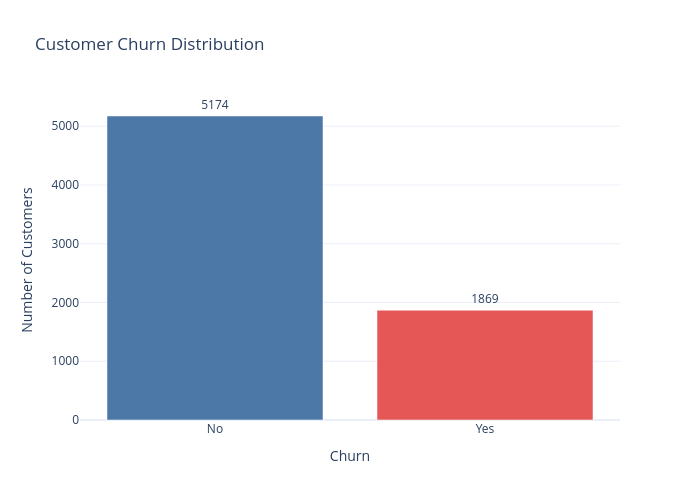

Notebook code cell kept with this figure:
### Markdown cell above
## Distribution of Churn

### Code cell
churn_counts = (
    df["Churn"]
    .value_counts()
    .rename_axis("Churn")
    .reset_index(name="Count")
)

fig = px.bar(
    churn_counts,
    x="Churn",
    y="Count",
    text="Count",
    color="Churn",
    title="Customer Churn Distribution",
    color_discrete_sequence=["#4C78A8", "#E45756"]
)

fig.update_traces(textposition="outside")

fig.update_layout(
    template="plotly_white",
    width=700,
    height=500,
    showlegend=False,
    yaxis_title="Number of Customers"
)

fig.show()

### Figure 1 — Plotly figure (JSON) as saved in the notebook; plotly's stock layout.template omitted (floating-point values rounded to 4 significant figures)
{"data": [{"hovertemplate": "Churn=%{x}<br>Count=%{text}<extra></extra>", "legendgroup": "No", "marker": {"color": "#4C78A8", "pattern": {"shape": ""}}, "name": "No", "orientation": "v", "showlegend": true, "text": [5174.0], "textposition": "outside", "type": "bar", "x": ["No"], "xaxis": "x", "y": [5174], "yaxis": "y"}, {"hovertemplate": "Churn=%{x}<br>Count=%{text}<extra></extra>", "legendgroup": "Yes", "marker": {"color": "#E45756", "pattern": {"shape": ""}}, "name": "Yes", "orientation": "v", "showlegend": true, "text": [1869.0], "textposition": "outside", "type": "bar", "x": ["Yes"], "xaxis": "x", "y": [1869], "yaxis": "y"}], "layout": {"barmode": "relative", "height": 500, "legend": {"title": {"text": "Churn"}, "tracegroupgap": 0}, "showlegend": false, "title": {"text": "Customer Churn Distribution"}, "width": 700, "xaxis": {"anchor": "y", "categoryarray": ["No", "Yes"], "categoryorder": "array", "domain": [0, 1], "title": {"text": "Churn"}}, "yaxis": {"anchor": "x", "domain": [0, 1], "title": {"text": "Number of Customers"}}}}
